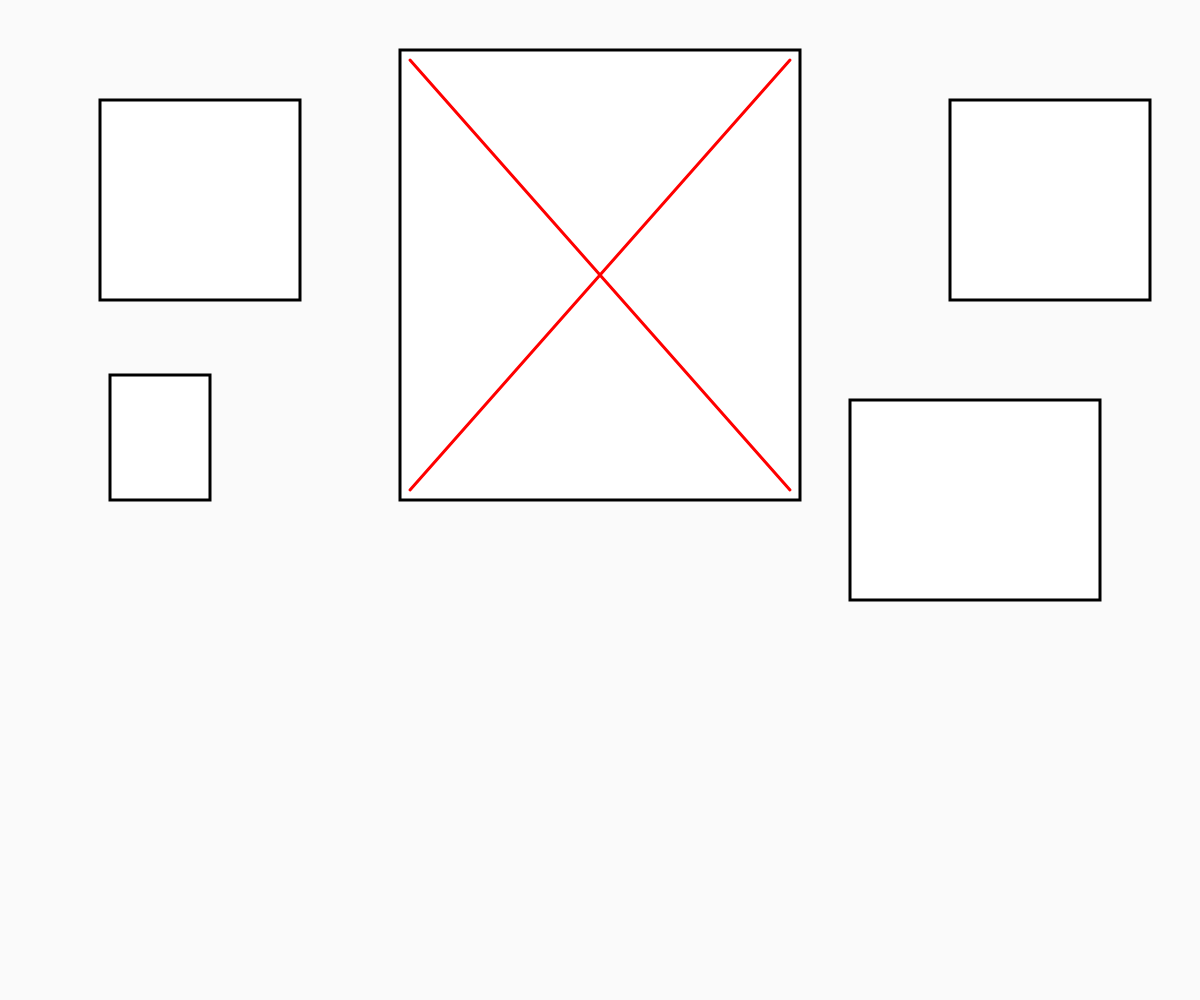
Frame 1 (no input)
Frame 60 (no input): identical to frame 1, image omitted
Frame 120 (the mouse pressed at the canvas centre since frame 60): identical to frame 1, image omitted

The p5.js sketch that drew this single still picture (run headless with seeded random() and noise() and a simulated clock; from frame 60 on, the mouse is pressed at the canvas centre):

// p5.js sketch
// ── sketch.js
function setup() {
    createCanvas(windowWidth, windowHeight);
  }

  console.log("this is my message")

  /*
  x = 2
  y = 3
  z = x + y
  console.log(z);
  */



  function draw() {
    background(250, 250, 250);

  /*shapes*/
    stroke(0)
    strokeWeight(3)
    square(100, 100, 200);
    rect(windowWidth/2-200, 50, 400, 450);
    square(windowWidth-250, 100, 200);
    rect(windowWidth-350, 400, 250, 200);
    rect(110, 375, 100, 125);

  /* lines*/
    stroke('red');
    line(windowWidth/2-190, 60, windowWidth/2+190, 490);
    line(windowWidth/2+190, 60, windowWidth/2-190, 490);

  }

    
    
    /*fill(0,110,255);
    strokeWeight(1);
    circle(400,200,40);

    fill(110,255,0);
    strokeWeight(4);
    circle(200, 100, 20);

    fill(20, 0, 0)
    strokeWeight(10);
    circle(50,30,20);

    x = x + 1;
    console.log(x);
*/
